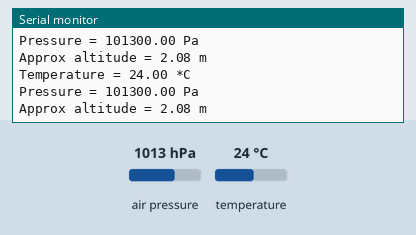
Bench run of a sketch on a simulated Arduino Uno, built with avr-gcc and run on an emulated ATmega328P. On the bench: the last lines printed to the serial monitor. The test bench sets the inputs (shaded band); at power-on: air pressure 1013 hPa, temperature 24 °C.

Above: at 1.2 s.
1.3 s: air pressure set to 952 hPa
At 2.6 s:
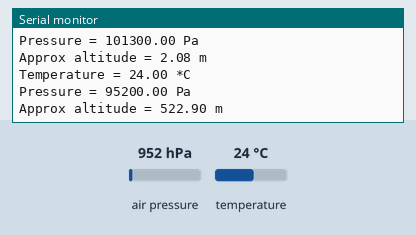
2.8 s: temperature set to 12 °C
At 3.9 s:
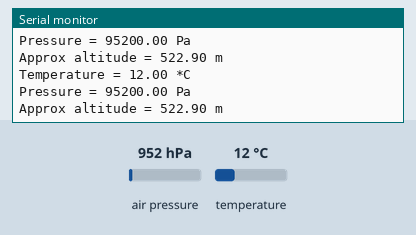
4.3 s: air pressure set to 975 hPa
At 5.8 s:
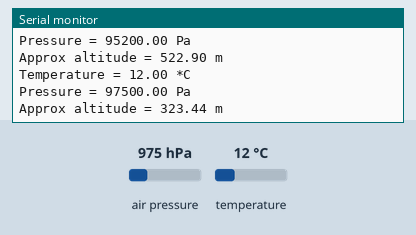
Timing chart, 0 to 7.3 s (numbered marks = the images above; inputs shaded):
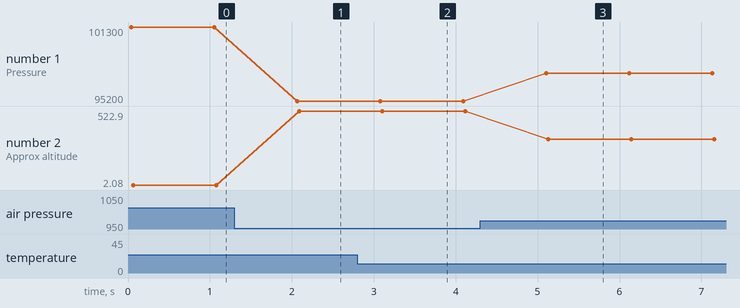

The sketch:

bmp280.ino
```cpp
#include <Wire.h>
#include <SPI.h>
#include <Adafruit_BMP280.h>

#define BMP_SCK  (13)
#define BMP_MISO (12)
#define BMP_MOSI (11)
#define BMP_CS   (10)

Adafruit_BMP280 bmp; // I2C
//Adafruit_BMP280 bmp(BMP_CS); // hardware SPI
//Adafruit_BMP280 bmp(BMP_CS, BMP_MOSI, BMP_MISO,  BMP_SCK);

void setup() {
  Serial.begin(9600);
  Serial.println(F("BMP280 test"));

  if (!bmp.begin()) {
    Serial.println(F("Could not find a valid BMP280 sensor, check wiring!"));
    while (1);
  }

  /* Default settings from datasheet. */
  bmp.setSampling(Adafruit_BMP280::MODE_NORMAL,     /* Operating Mode. */
                  Adafruit_BMP280::SAMPLING_X2,     /* Temp. oversampling */
                  Adafruit_BMP280::SAMPLING_X16,    /* Pressure oversampling */
                  Adafruit_BMP280::FILTER_X16,      /* Filtering. */
                  Adafruit_BMP280::STANDBY_MS_500); /* Standby time. */
}

void loop() {
    Serial.print(F("Temperature = "));
    Serial.print(bmp.readTemperature());
    Serial.println(" *C");

    Serial.print(F("Pressure = "));
    Serial.print(bmp.readPressure());
    Serial.println(" Pa");

    Serial.print(F("Approx altitude = "));
    Serial.print(bmp.readAltitude(1013.25)); /* Adjusted to local forecast! */
    Serial.println(" m");


    Serial.println();
    delay(1000);
}
```

Measured:
- after the input at 1.3 s, the serial monitor: prints a new line after 0.76 s (image 1)
- after the input at 2.8 s, the serial monitor: prints a new line after 0.25 s (image 2)
- after the input at 4.3 s, the serial monitor: prints a new line after 0.80 s (image 3)
- plotted number 1: 101300 → 95200 after the input at 1.3 s, 95200 → 97500 after the input at 4.3 s
- plotted number 2: 2.08 → 522.9 after the input at 1.3 s, 522.9 → 323.44 after the input at 4.3 s
